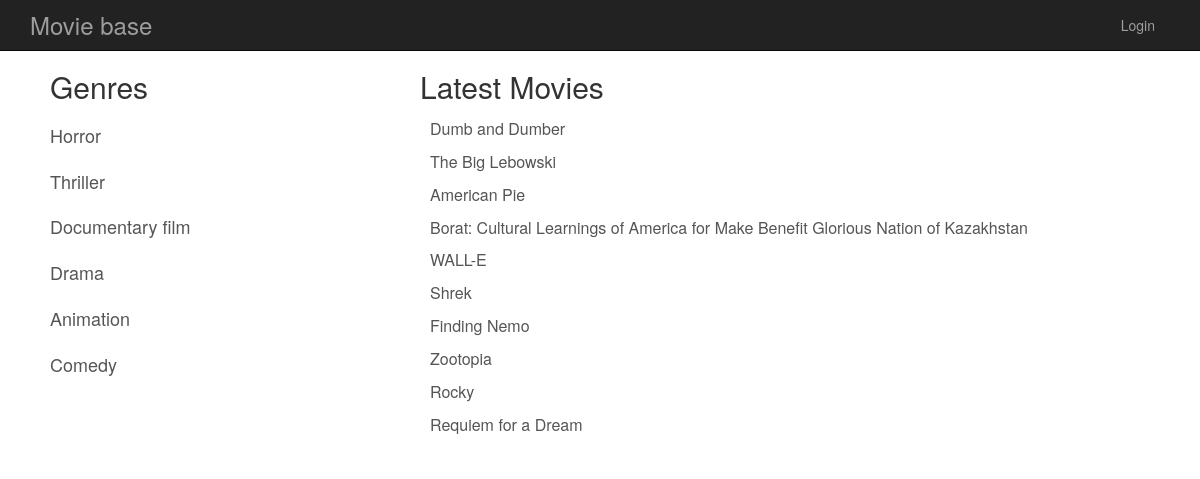
The page / on the database its author committed.
### database_setup.py (models this page shows, shortened)
class Genre(Base):
    __tablename__ = 'genre'
    id = Column(Integer, primary_key=True)
    name = Column(String(250), nullable=False)
    user_id = Column(Integer, ForeignKey('user.id'))
    user = relationship(User)

class Movie(Base):
    __tablename__ = 'movie'
    id = Column(Integer, primary_key=True)
    title = Column(String(80), nullable=False)
    description = Column(String(500))
    year = Column(String(8))
    director = Column(String(250))
    genre_id = Column(Integer, ForeignKey('genre.id'))
    genre = relationship(Genre)
    user_id = Column(Integer, ForeignKey('user.id'))
    user = relationship(User)

### project.py (the view)
@app.route('/')
def index():
    genres = session.query(Genre).all()
    movies = session.query(Movie).order_by(Movie.id.desc()).limit(10)
    return render_template('index.html',
                           genres=genres,
                           movies=movies,
                           user=login_session)

### templates/index.html (shortened to what this page needs)
{% extends "base.html" %}
{% block content %}
<div class="row">
  <div class="col-md-4 genres-list">
    <h2 class="genres-list__title">Genres</h2>
    <ul class="genres-list__ul">
      {% for g in genres %}
        <li class="genres-list__item"><a href="{{url_for('showGenre', genre_id=g.id)}}">{{g.name}}</a></li>
      {% endfor %}
    </ul>
  </div>
  <div class="col-md-8 movies-list">
    <h2 class="movies-list__title">Latest Movies</h2>
    <ul class="movies-list__ul">
      {% for m in movies %}
        <li class="movies-list__item"><a href="{{url_for('movie', genre_id=m.genre_id, movie_id=m.id)}}">{{m.title}}</a></li>
      {% endfor %}
    </ul>
  </div>
</div>
{% endblock %}

### templates/base.html (shortened to what this page needs)
<!DOCTYPE html>
<html lang="en">
<head>
  <link rel=stylesheet type=text/css href="{{ url_for('static', filename='bootstrap.min.css') }}">
  <link rel=stylesheet type=text/css href="{{ url_for('static', filename='styles.css') }}">
</head>
<body>
  <nav class="navbar navbar-inverse navbar-fixed-top">
    <div class="container">
      <div class="navbar-header">
        <a class="navbar-brand" href="/">Movie base</a>
      </div>
      <div id="navbar">
        <ul class="nav navbar-nav pull-right">
          {% if user.get('id') %}
            <li><a href="/gdisconnect">({{user.get('username')}}) Logout</a></li>
          {% else %}
            <li><a href="/login">Login</a></li>
          {% endif %}
        </ul>
      </div>
    </div>
  </nav>
  <div class="container main-content">
    {% block content %}
    {% endblock %}
  </div>
</body>
</html>

### static/styles.css (style rules this page uses)
.main-content { margin-top: 50px; }
.navbar-brand { font-size: 24px; }
.genres-list__ul { padding: 0; }
.genres-list__title { padding-left: 20px; }
.genres-list__item { display: block; }
.genres-list__item a { display: block; padding: 10px 20px; font-size: 18px; color: #555; text-decoration: none; }
.movies-list__ul { padding: 0; }
.movies-list__item { display: block; }
.movies-list__item a { display: block; padding: 5px 10px; font-size: 16px; color: #555; text-decoration: none; }

### rows shown on the page
Genre: name "Horror"
Genre: name "Thriller"
Genre: name "Documentary film"
Genre: name "Drama"
Genre: name "Animation"
Genre: name "Comedy"
Movie: title "Dumb and Dumber"
Movie: title "The Big Lebowski"
Movie: title "American Pie"
Movie: title "Borat: Cultural Learnings of America for Make Benefit Glorious Nation of Kazakhstan"
Movie: title "WALL-E"
Movie: title "Shrek"
Movie: title "Finding Nemo"
Movie: title "Zootopia"
Movie: title "Rocky"
Movie: title "Requiem for a Dream"
